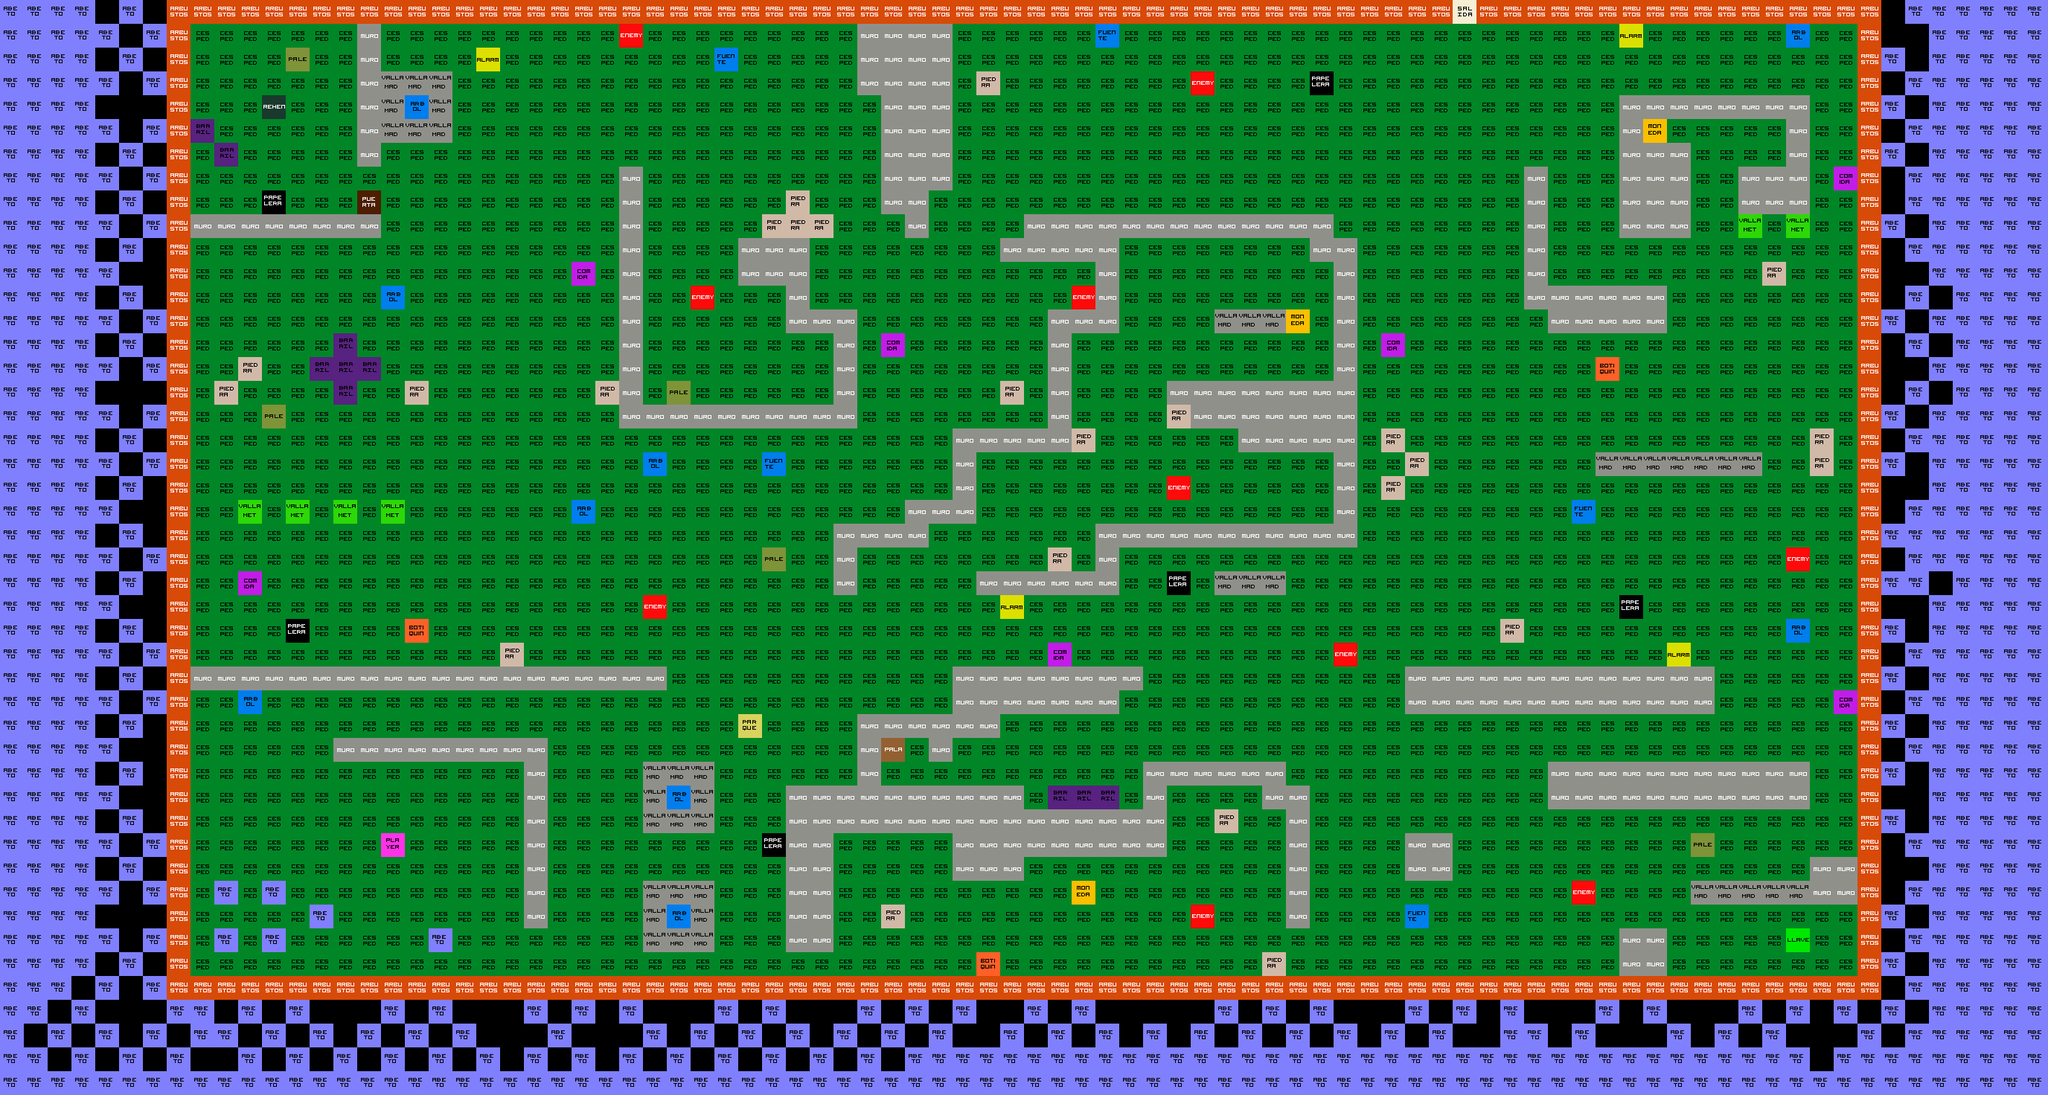

A 2D game scene composited from a Tiled map and its tileset images. What follows is a short description and the map's XML, with each tile layer's data collapsed to a summary:
An orthogonal 86x46 tile map with 32x32 px tiles, 2 tile layers (Capa de Patrones 1, Capa de patrones 2) and 106 objects (90x nodo).

<map version="1.0" orientation="orthogonal" renderorder="right-down" width="86" height="46" tilewidth="32" tileheight="32" nextobjectid="301">
 <tileset firstgid="1" name="tileset" tilewidth="32" tileheight="32" tilecount="64" columns="8">
  <image source="tileset.png" width="256" height="256" />
 </tileset>
 <layer name="Capa de Patrones 1" width="86" height="46">
  <data>[3956 cells, 3024 non-empty, 3 distinct tile ids]</data>
 </layer>
 <layer name="Capa de patrones 2" width="86" height="46">
  <data>[3956 cells, 842 non-empty, 21 distinct tile ids]</data>
 </layer>
 <objectgroup name="muros">
  <object id="176" x="256" y="320">
   <polyline points="0,0 256,0 256,-32 0,-32 0,0" />
  </object>
  <object id="177" x="480" y="32">
   <polyline points="0,0 0,192 32,192 32,0 0,0" />
  </object>
  <object id="178" x="1984" y="32">
   <polyline points="0,0 512,0 512,1280 -1728,1280 -1728,0 -32,0 -32,-32 -1760,-32 -1760,1312 544,1312 544,-32 0,-32 0,0" />
  </object>
  <object id="179" x="832" y="224">
   <polyline points="0,0 0,352 320,352 320,192 256,192 256,96 160,96 160,160 224,160 224,224 288,224 288,320 32,320 32,0 0,0" />
  </object>
  <object id="186" x="1152" y="32">
   <polyline points="0,0 0,96 32,96 32,256 64,256 64,288 96,288 96,224 128,224 128,0 0,0" />
  </object>
  <object id="187" x="256" y="896">
   <polyline points="0,0 640,0 640,32 0,32 0,0" />
  </object>
  <object id="188" x="448" y="992">
   <polyline points="0,0 288,0 288,256 256,256 256,32 0,32 0,0" />
  </object>
  <object id="189" x="1056" y="1280">
   <polyline points="0,0 0,-224 96,-224 96,-320 224,-320 224,-384 480,-384 480,-352 448,-352 448,-320 288,-320 288,-288 224,-288 224,-256 192,-256 192,-288 128,-288 128,-224 320,-224 320,-192 480,-192 480,-256 672,-256 672,-224 704,-224 704,-32 672,-32 672,-192 640,-192 640,-224 512,-224 512,-128 320,-128 320,-96 224,-96 224,-160 64,-160 64,0 0,0" />
  </object>
  <object id="190" x="1888" y="1120">
   <polyline points="0,0 0,64 64,64 64,0 0,0" />
  </object>
  <object id="192" x="2176" y="1248">
   <polyline points="0,0 64,0 64,64 0,64 0,0" />
  </object>
  <object id="193" x="2432" y="1152">
   <polyline points="0,0 64,0 64,64 0,64 0,0" />
  </object>
  <object id="194" x="2080" y="1024">
   <polyline points="0,0 352,0 352,64 0,64 0,0" />
  </object>
  <object id="195" x="1888" y="896">
   <polyline points="0,0 416,0 416,64 0,64 0,0" />
  </object>
  <object id="196" x="1152" y="736">
   <polyline points="0,0 0,64 -32,64 -32,-32 64,-32 64,-64 128,-64 128,-160 256,-160 256,-320 320,-320 320,-384 192,-384 192,-416 224,-416 224,-448 640,-448 640,-416 672,-416 672,0 352,0 352,64 160,64 160,32 320,32 320,-32 640,-32 640,-128 512,-128 512,-160 448,-160 448,-192 416,-192 416,-224 640,-224 640,-384 608,-384 608,-416 352,-416 352,-288 288,-288 288,-128 160,-128 160,-32 96,-32 96,0 0,0" />
  </object>
  <object id="197" x="2048" y="224">
   <polyline points="0,0 0,192 32,192 32,224 192,224 192,160 32,160 32,0 0,0" />
  </object>
  <object id="198" x="2176" y="128">
   <polyline points="0,0 0,192 96,192 96,64 32,64 32,32 224,32 224,96 160,96 160,160 256,160 256,0 0,0" />
  </object>
 </objectgroup>
 <objectgroup name="nodos">
  <object id="180" name="2" type="nodo" x="1152" y="192">
   <properties>
    <property name="conecta" value="3-6-5-4" />
   </properties>
  </object>
  <object id="181" name="3" type="nodo" x="1536" y="256">
   <properties>
    <property name="conecta" value="6-5-4-1" />
   </properties>
  </object>
  <object id="185" name="1" type="nodo" x="928" y="288">
   <properties>
    <property name="conecta" value="2-3" />
   </properties>
  </object>
  <object id="199" name="4" type="nodo" x="992" y="160" width="32" height="32">
   <properties>
    <property name="conecta" value="1-2" />
   </properties>
  </object>
  <object id="201" name="5" type="nodo" x="704" y="128" width="32" height="32">
   <properties>
    <property name="conecta" value="4" />
   </properties>
  </object>
  <object id="202" name="6" type="nodo" x="576" y="256" width="32" height="32">
   <properties>
    <property name="conecta" value="5" />
   </properties>
  </object>
  <object id="203" name="7" type="nodo" x="512" y="352" width="32" height="32">
   <properties>
    <property name="conecta" value="6" />
   </properties>
  </object>
  <object id="204" name="8" type="nodo" x="352" y="352" width="32" height="32">
   <properties>
    <property name="conecta" value="7" />
   </properties>
  </object>
  <object id="205" name="9" type="nodo" x="384" y="448" width="32" height="32">
   <properties>
    <property name="8-7" value="" />
   </properties>
  </object>
  <object id="206" name="10" type="nodo" x="672" y="416" width="32" height="32">
   <properties>
    <property name="conecta" value="7-6-5" />
   </properties>
  </object>
  <object id="207" name="11" type="nodo" x="512" y="608" width="32" height="32">
   <properties>
    <property name="conecta" value="12" />
   </properties>
  </object>
  <object id="208" name="12" type="nodo" x="608" y="640" width="32" height="32">
   <properties>
    <property name="conecta" value="11-10" />
   </properties>
  </object>
  <object id="210" name="13" type="nodo" x="384" y="576" width="32" height="32">
   <properties>
    <property name="conecta" value="9-11" />
   </properties>
  </object>
  <object id="211" name="14" type="nodo" x="256" y="640" width="32" height="32">
   <properties>
    <property name="conecta" value="13" />
   </properties>
  </object>
  <object id="212" name="15" type="nodo" x="320" y="736" width="32" height="32">
   <properties>
    <property name="conecta" value="14" />
   </properties>
  </object>
  <object id="213" name="16" type="nodo" x="480" y="800" width="32" height="32">
   <properties>
    <property name="conecta" value="15-12" />
   </properties>
  </object>
  <object id="214" name="17" type="nodo" x="704" y="768" width="32" height="32">
   <properties>
    <property name="conecta" value="16-12" />
   </properties>
  </object>
  <object id="215" name="18" type="nodo" x="960" y="672" width="32" height="32">
   <properties>
    <property name="conecta" value="17" />
   </properties>
  </object>
  <object id="216" name="19" type="nodo" x="1120" y="640" width="32" height="32">
   <properties>
    <property name="conecta" value="18" />
   </properties>
  </object>
  <object id="218" name="21" type="nodo" x="1312" y="256" width="32" height="32">
   <properties>
    <property name="conecta" value="20-3" />
   </properties>
  </object>
  <object id="219" name="22" type="nodo" x="1184" y="352" width="32" height="32">
   <properties>
    <property name="conecta" value="2-20" />
   </properties>
  </object>
  <object id="221" name="20" type="nodo" x="1248" y="448" width="32" height="32">
   <properties>
    <property name="conecta" value="19-22-21" />
   </properties>
  </object>
  <object id="222" name="23" type="nodo" x="1376" y="640" width="32" height="32">
   <properties>
    <property name="conecta" value="24" />
   </properties>
  </object>
  <object id="223" name="24" type="nodo" x="1248" y="768" width="32" height="32">
   <properties>
    <property name="conecta" value="28" />
   </properties>
  </object>
  <object id="224" name="25" type="nodo" x="1504" y="608" width="32" height="32">
   <properties>
    <property name="conecta" value="23" />
   </properties>
  </object>
  <object id="225" name="26" type="nodo" x="1536" y="448" width="32" height="32">
   <properties>
    <property name="conecta" value="25" />
   </properties>
  </object>
  <object id="226" name="27" type="nodo" x="1632" y="352" width="32" height="32">
   <properties>
    <property name="conecta" value="26" />
   </properties>
  </object>
  <object id="227" name="28" type="nodo" x="1024" y="864" width="32" height="32">
   <properties>
    <property name="conecta" value="18-24" />
   </properties>
  </object>
  </objectgroup>
</map>
<!-- 62 of 106 objects omitted -->
